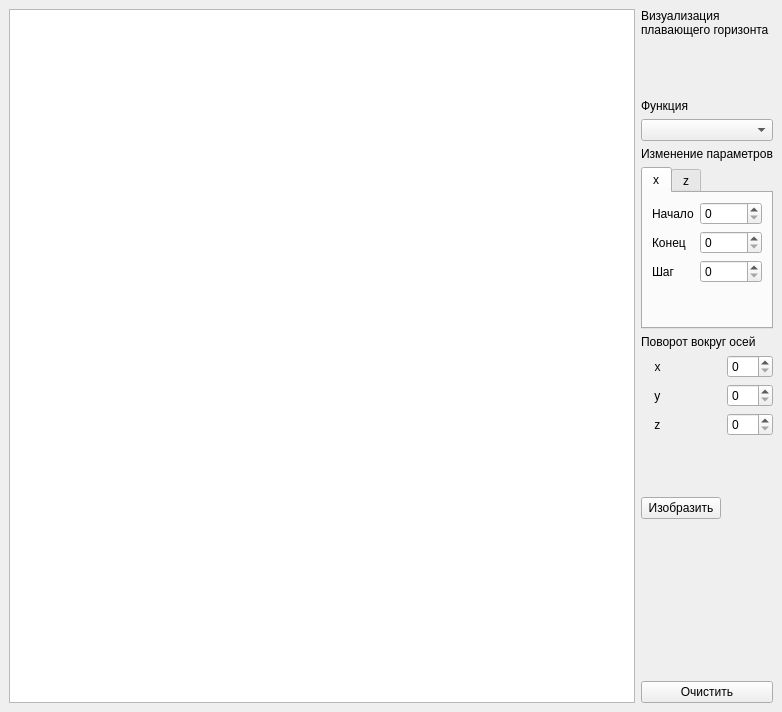
<?xml version="1.0" encoding="UTF-8"?>
<ui version="4.0">
 <class>MainWindow</class>
 <widget class="QMainWindow" name="MainWindow">
  <property name="geometry">
   <rect>
    <x>0</x>
    <y>0</y>
    <width>782</width>
    <height>712</height>
   </rect>
  </property>
  <property name="windowTitle">
   <string>Лабораторная работа 10</string>
  </property>
  <widget class="QWidget" name="centralwidget">
   <layout class="QHBoxLayout" name="horizontalLayout" stretch="2,0">
    <item>
     <widget class="QGraphicsView" name="graphicsView">
      <property name="sizePolicy">
       <sizepolicy hsizetype="Expanding" vsizetype="Expanding">
        <horstretch>0</horstretch>
        <verstretch>0</verstretch>
       </sizepolicy>
      </property>
      <property name="minimumSize">
       <size>
        <width>0</width>
        <height>0</height>
       </size>
      </property>
      <property name="alignment">
       <set>Qt::AlignLeading|Qt::AlignLeft|Qt::AlignTop</set>
      </property>
     </widget>
    </item>
    <item>
     <layout class="QFormLayout" name="formLayout">
      <item row="0" column="0" colspan="2">
       <widget class="QLabel" name="label">
        <property name="text">
         <string>Визуализация
плавающего горизонта</string>
        </property>
       </widget>
      </item>
      <item row="1" column="0" colspan="2">
       <spacer name="verticalSpacer">
        <property name="orientation">
         <enum>Qt::Vertical</enum>
        </property>
        <property name="sizeType">
         <enum>QSizePolicy::MinimumExpanding</enum>
        </property>
        <property name="sizeHint" stdset="0">
         <size>
          <width>20</width>
          <height>18</height>
         </size>
        </property>
       </spacer>
      </item>
      <item row="2" column="0">
       <widget class="QLabel" name="label_function">
        <property name="text">
         <string>Функция</string>
        </property>
       </widget>
      </item>
      <item row="3" column="0" colspan="2">
       <widget class="QComboBox" name="box_function">
        <property name="sizePolicy">
         <sizepolicy hsizetype="MinimumExpanding" vsizetype="Fixed">
          <horstretch>0</horstretch>
          <verstretch>0</verstretch>
         </sizepolicy>
        </property>
        <property name="minimumSize">
         <size>
          <width>0</width>
          <height>0</height>
         </size>
        </property>
       </widget>
      </item>
      <item row="4" column="0" colspan="2">
       <widget class="QLabel" name="label_6">
        <property name="text">
         <string>Изменение параметров</string>
        </property>
       </widget>
      </item>
      <item row="5" column="0" colspan="2">
       <widget class="QTabWidget" name="tabWidget">
        <property name="minimumSize">
         <size>
          <width>0</width>
          <height>162</height>
         </size>
        </property>
        <property name="currentIndex">
         <number>0</number>
        </property>
        <widget class="QWidget" name="tab_x">
         <attribute name="title">
          <string>x</string>
         </attribute>
         <layout class="QFormLayout" name="formLayout_2">
          <item row="0" column="0">
           <widget class="QLabel" name="label_start_x">
            <property name="text">
             <string>Начало</string>
            </property>
           </widget>
          </item>
          <item row="0" column="1">
           <widget class="QSpinBox" name="spinbox_start_x"/>
          </item>
          <item row="1" column="0">
           <widget class="QLabel" name="label_end_x">
            <property name="text">
             <string>Конец</string>
            </property>
           </widget>
          </item>
          <item row="1" column="1">
           <widget class="QSpinBox" name="spinbox_end_x"/>
          </item>
          <item row="2" column="0">
           <widget class="QLabel" name="label_step_x">
            <property name="text">
             <string>Шаг</string>
            </property>
           </widget>
          </item>
          <item row="2" column="1">
           <widget class="QSpinBox" name="spinbox_step_x"/>
          </item>
         </layout>
        </widget>
        <widget class="QWidget" name="tab_z">
         <attribute name="title">
          <string>z</string>
         </attribute>
         <layout class="QFormLayout" name="formLayout_3">
          <item row="0" column="0">
           <widget class="QLabel" name="labelstart_z">
            <property name="text">
             <string>Начало</string>
            </property>
           </widget>
          </item>
          <item row="0" column="1">
           <widget class="QSpinBox" name="spinbox_start_z"/>
          </item>
          <item row="1" column="0">
           <widget class="QLabel" name="label_end_z">
            <property name="text">
             <string>Конец</string>
            </property>
           </widget>
          </item>
          <item row="1" column="1">
           <widget class="QSpinBox" name="spinbox_end_z"/>
          </item>
          <item row="2" column="0">
           <widget class="QLabel" name="label_step_z">
            <property name="text">
             <string>Шаг</string>
            </property>
           </widget>
          </item>
          <item row="2" column="1">
           <widget class="QSpinBox" name="spinbox_step_z"/>
          </item>
         </layout>
        </widget>
       </widget>
      </item>
      <item row="7" column="0">
       <widget class="QLabel" name="label_rotate_x">
        <property name="text">
         <string>    x</string>
        </property>
        <property name="alignment">
         <set>Qt::AlignCenter</set>
        </property>
       </widget>
      </item>
      <item row="7" column="1">
       <widget class="QSpinBox" name="spinbox_rotate_x"/>
      </item>
      <item row="8" column="0">
       <widget class="QLabel" name="label_rotate_y">
        <property name="text">
         <string>    y</string>
        </property>
       </widget>
      </item>
      <item row="8" column="1">
       <widget class="QSpinBox" name="spinbox_rotate_y"/>
      </item>
      <item row="9" column="0">
       <widget class="QLabel" name="label_rotate_z">
        <property name="text">
         <string>    z</string>
        </property>
       </widget>
      </item>
      <item row="9" column="1">
       <widget class="QSpinBox" name="spinbox_rotate_z"/>
      </item>
      <item row="10" column="0" colspan="2">
       <spacer name="verticalSpacer_2">
        <property name="orientation">
         <enum>Qt::Vertical</enum>
        </property>
        <property name="sizeType">
         <enum>QSizePolicy::MinimumExpanding</enum>
        </property>
        <property name="sizeHint" stdset="0">
         <size>
          <width>20</width>
          <height>33</height>
         </size>
        </property>
       </spacer>
      </item>
      <item row="11" column="0">
       <widget class="QPushButton" name="but_draw_on_screen">
        <property name="text">
         <string>Изобразить</string>
        </property>
       </widget>
      </item>
      <item row="12" column="0" colspan="2">
       <spacer name="verticalSpacer_3">
        <property name="orientation">
         <enum>Qt::Vertical</enum>
        </property>
        <property name="sizeType">
         <enum>QSizePolicy::MinimumExpanding</enum>
        </property>
        <property name="sizeHint" stdset="0">
         <size>
          <width>20</width>
          <height>150</height>
         </size>
        </property>
       </spacer>
      </item>
      <item row="13" column="0" colspan="2">
       <widget class="QPushButton" name="but_clean_all">
        <property name="text">
         <string>Очистить</string>
        </property>
       </widget>
      </item>
      <item row="6" column="0" colspan="2">
       <widget class="QLabel" name="label_10">
        <property name="text">
         <string>Поворот вокруг осей</string>
        </property>
       </widget>
      </item>
     </layout>
    </item>
   </layout>
  </widget>
  <widget class="QMenuBar" name="menubar">
   <property name="geometry">
    <rect>
     <x>0</x>
     <y>0</y>
     <width>782</width>
     <height>24</height>
    </rect>
   </property>
  </widget>
 </widget>
 <resources/>
 <connections/>
</ui>
